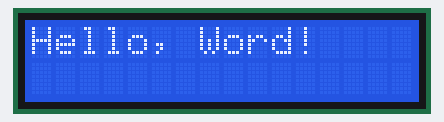
A sketch run on a simulated Arduino Uno, built with avr-gcc and run on an emulated ATmega328P. Parts: 16×2 character LCD.

Above: at 0.1 s.
At 2.1 s:
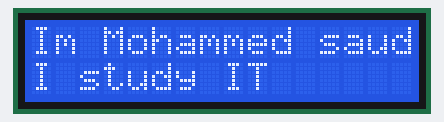

The sketch:

sketch_dec23a.ino
```cpp
#include <LiquidCrystal.h>
LiquidCrystal lcd(7, 8, 9, 10, 11, 12);

void setup()
{
  lcd.begin(16, 2);
  lcd.print("Hello, Word!");
}

void loop()
{
  delay(2000);
  lcd.setCursor(0, 0);
  lcd.print("Im Mohammed saud       ");
  lcd.setCursor(0, 1);
  lcd.print("I study IT");
  delay(2000);
}
```
